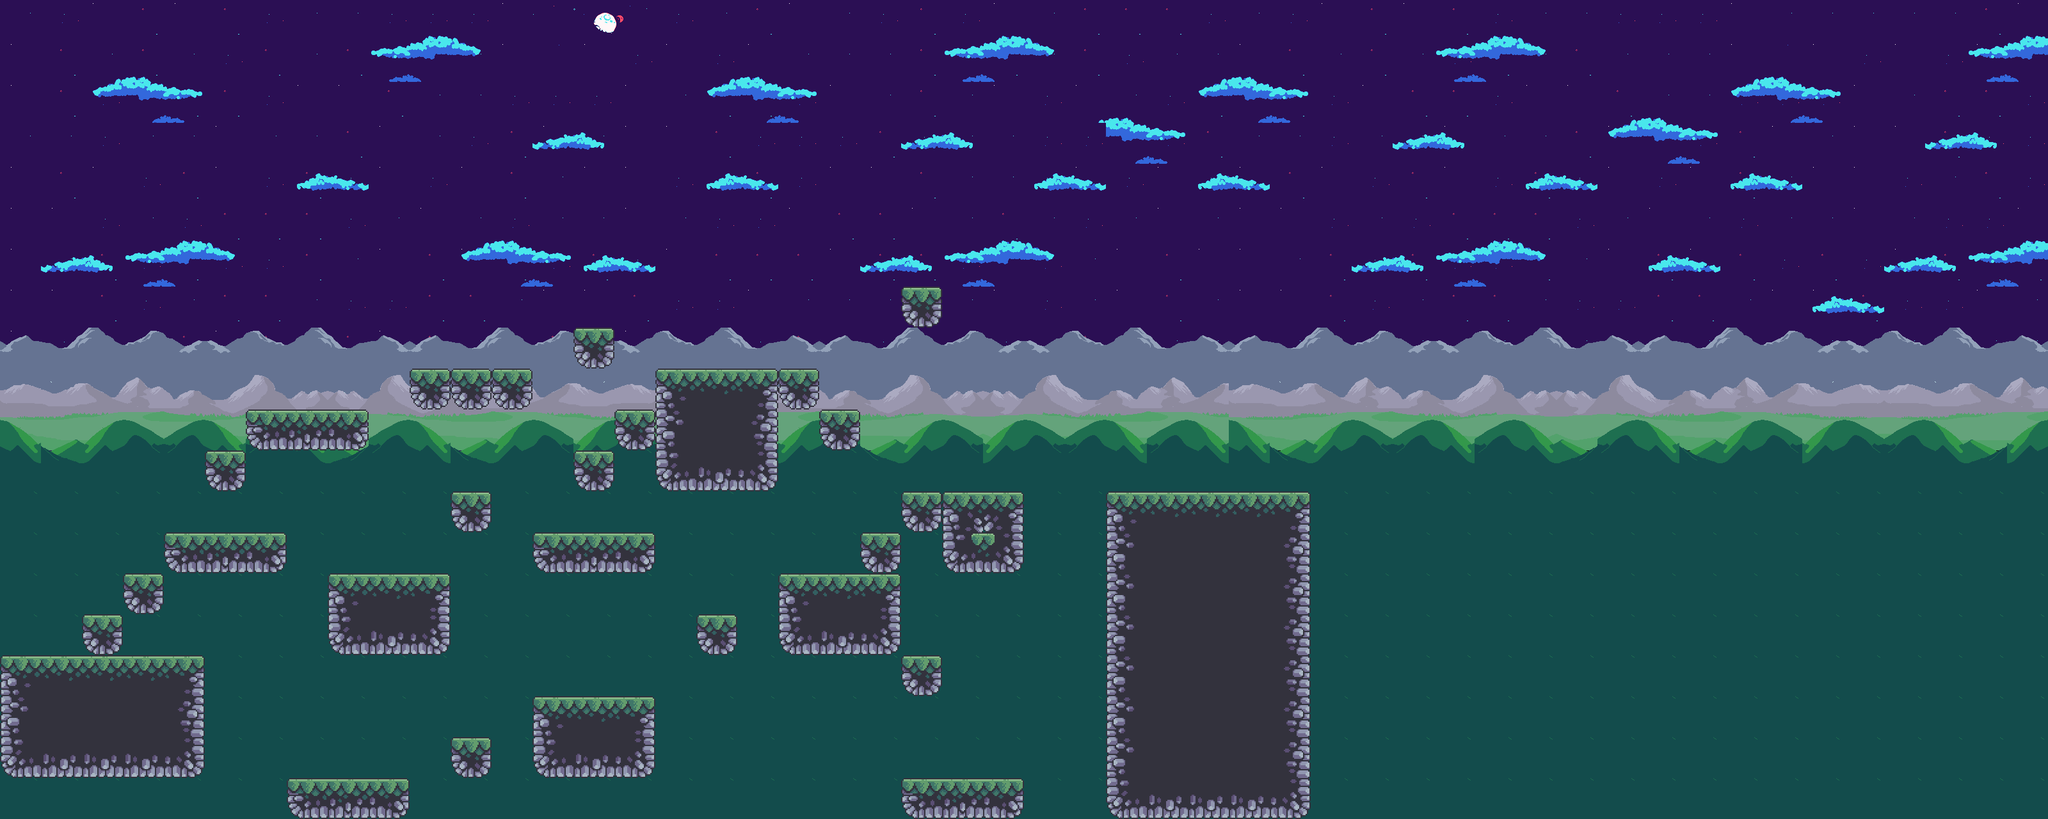

Tiled map render using the project's own tile images. Description and the map definition, with tile-layer contents summarised, below:
An orthogonal 50x20 tile map with 64x64 px tiles, 6 tile layers (BG 1, BG 2 (awan), BG 3 (rck mt), BG 4 (grass mt), ...), 19 tilesets and 75 objects (33x Grass, 12x Tree, 7x Fish, 5x Spike, 4x slime_3, ...).

<map version="1.10" tiledversion="1.10.2" orientation="orthogonal" renderorder="right-down" width="50" height="20" tilewidth="64" tileheight="64" infinite="0" nextlayerid="13" nextobjectid="188">
 <tileset firstgid="1" name="48x48 trees" tilewidth="48" tileheight="48" tilecount="4" columns="4">
  <image source="Stage Tiles/bahan/48x48 trees.png" width="192" height="48" />
 </tileset>
 <tileset firstgid="5" name="background_sky" tilewidth="64" tileheight="64" tilecount="10" columns="5">
  <image source="Stage Tiles/bahan/background_sky.png" width="360" height="180" />
 </tileset>
 <tileset firstgid="15" name="BGBack" tilewidth="64" tileheight="64" tilecount="40" columns="8">
  <image source="Stage Tiles/bahan/BGBack.png" width="512" height="320" />
 </tileset>
 <tileset firstgid="55" name="BGFront" tilewidth="64" tileheight="64" tilecount="40" columns="8">
  <image source="Stage Tiles/bahan/BGFront.png" width="512" height="320" />
 </tileset>
 <tileset firstgid="95" name="clouds" tilewidth="64" tileheight="64" tilecount="10" columns="5">
  <image source="Stage Tiles/bahan/clouds.png" width="360" height="180" />
 </tileset>
 <tileset firstgid="105" name="Grass Mountains" tilewidth="64" tileheight="64" tilecount="25" columns="5">
  <image source="Stage Tiles/bahan/Grass Mountains.png" width="320" height="320" />
 </tileset>
 <tileset firstgid="130" name="grass" tilewidth="64" tileheight="64" tilecount="5" columns="5">
  <image source="Stage Tiles/bahan/grass.png" width="320" height="64" />
 </tileset>
 <tileset firstgid="135" name="outside" tilewidth="64" tileheight="64" tilecount="48" columns="12">
  <image source="Stage Tiles/bahan/outside.png" width="768" height="256" />
 </tileset>
 <tileset firstgid="183" name="Rock Mountains" tilewidth="64" tileheight="64" tilecount="25" columns="5">
  <image source="Stage Tiles/bahan/Rock Mountains.png" width="320" height="320" />
 </tileset>
 <tileset firstgid="208" name="4_5_11zon" tilewidth="48" tileheight="48" tilecount="1" columns="1">
  <image source="Stage Tiles/spike gozy/11zon_resized/4_5_11zon.png" width="50" height="50" />
 </tileset>
 <tileset firstgid="209" name="16x32 trees" tilewidth="16" tileheight="32" tilecount="8" columns="4">
  <image source="Stage Tiles/bahan/16x32 trees.png" width="64" height="64" />
 </tileset>
 <tileset firstgid="217" name="5_11zon" tilewidth="64" tileheight="64" tilecount="1" columns="1">
  <image source="Stage Tiles/bahan/5_11zon.png" width="64" height="64" />
 </tileset>
 <tileset firstgid="218" name="9" tilewidth="16" tileheight="16" tilecount="3" columns="3">
  <image source="Stage Tiles/bahan/Bushes/9.png" width="61" height="25" />
 </tileset>
 <tileset firstgid="221" name="7" tilewidth="24" tileheight="24" tilecount="2" columns="2">
  <image source="Stage Tiles/bahan/Bushes/7.png" width="61" height="24" />
 </tileset>
 <tileset firstgid="223" name="1" tilewidth="32" tileheight="32" tilecount="2" columns="1">
  <image source="Stage Tiles/ayam/1.png" width="32" height="72" />
 </tileset>
 <tileset firstgid="225" name="1" tilewidth="57" tileheight="57" tilecount="2" columns="2">
  <image source="Stage Tiles/mukbang/1.png" width="115" height="62" />
 </tileset>
 <tileset firstgid="227" name="1" tilewidth="59" tileheight="59" tilecount="1" columns="1">
  <image source="Stage Tiles/snack/1.png" width="62" height="62" />
 </tileset>
 <tileset firstgid="228" name="2" tilewidth="64" tileheight="64" tilecount="4" columns="2">
  <image source="Stage Tiles/enemy/slime 2/2.png" width="141" height="140" />
 </tileset>
 <tileset firstgid="232" name="64 x 64 (canvas ngikut)" tilewidth="64" tileheight="64" tilecount="1" columns="1">
  <image source="Stage Tiles/rumah_2/64 x 64 (canvas ngikut).png" width="64" height="64" />
 </tileset>
 <layer id="1" name="BG 1" width="50" height="20">
  <data>[1000 cells, 801 non-empty, 8 distinct tile ids]</data>
 </layer>
 <layer id="2" name="BG 2 (awan)" width="50" height="20">
  <data>[1000 cells, 149 non-empty, 10 distinct tile ids]</data>
 </layer>
 <layer id="3" name="BG 3 (rck mt)" width="50" height="20">
  <data>[1000 cells, 130 non-empty, 10 distinct tile ids]</data>
 </layer>
 <layer id="4" name="BG 4 (grass mt)" width="50" height="20">
  <data>[1000 cells, 100 non-empty, 16 distinct tile ids]</data>
 </layer>
 <layer id="5" name="BG 5 (grass mt 2)" width="50" height="20">
  <data>[1000 cells, 500 non-empty, 6 distinct tile ids]</data>
 </layer>
 <objectgroup id="11" name="Object 2" visible="0">
  <object id="78" name="Tree" gid="1" x="294.667" y="832" width="116" height="116" />
  <object id="82" name="Tree" gid="3" x="916" y="1090" width="136" height="136" />
  <object id="83" name="Tree" gid="3" x="512" y="896" width="174" height="174" />
  <object id="84" name="Tree" gid="2" x="1027" y="583" width="202" height="202" />
  <object id="86" name="Tree" gid="212" x="448" y="1216" width="61" height="122" />
  <object id="88" name="Tree" gid="211" x="1408" y="1024" width="54" height="108" />
  <object id="89" name="Tree" gid="214" x="1402" y="456" width="76" height="152" />
  <object id="90" name="Tree" gid="2" x="1472" y="768" width="135" height="135" />
  <object id="91" name="Tree" gid="4" x="64" y="1024" width="208" height="208" />
  <object id="92" name="Tree" gid="3" x="350" y="648" width="258" height="258" />
  <object id="93" name="Tree" gid="1" x="654" y="576" width="168" height="168" />
  <object id="94" name="Tree" gid="209" x="704" y="1152" width="69" height="138" />
 </objectgroup>
 <layer id="8" name="Pijakan" width="50" height="20">
  <data>[1000 cells, 119 non-empty, 17 distinct tile ids]</data>
 </layer>
 <objectgroup id="6" name="Object">
  <object id="1" name="Grass" gid="130" x="0" y="1024" width="64" height="64" />
  <object id="2" name="Grass" gid="131" x="64" y="1024" width="64" height="64" />
  <object id="3" name="Grass" gid="132" x="128" y="1024" width="64" height="64" />
  <object id="4" name="Grass" gid="133" x="192" y="1024" width="64" height="64" />
  <object id="5" name="Grass" gid="134" x="256" y="1024" width="64" height="64" />
  <object id="22" name="Grass" gid="130" x="256" y="832" width="64" height="64" />
  <object id="23" name="Grass" gid="2147483779" x="320" y="832" width="64" height="64" />
  <object id="24" name="Grass" gid="131" x="384" y="832" width="64" height="64" />
  <object id="25" name="Grass" gid="130" x="512" y="896" width="64" height="64" />
  <object id="26" name="Grass" gid="131" x="576" y="896" width="64" height="64" />
  <object id="27" name="Grass" gid="132" x="640" y="896" width="64" height="64" />
  <object id="28" name="Grass" gid="131" x="384" y="640" width="64" height="64" />
  <object id="29" name="Grass" gid="131" x="448" y="640" width="64" height="64" />
  <object id="30" name="Grass" gid="131" x="512" y="640" width="64" height="64" />
  <object id="31" name="Grass" gid="131" x="640" y="576" width="64" height="64" />
  <object id="33" name="Grass" gid="131" x="768" y="576" width="64" height="64" />
  <object id="34" name="Grass" gid="133" x="832" y="832" width="64" height="64" />
  <object id="35" name="Grass" gid="133" x="896" y="832" width="64" height="64" />
  </objectgroup>
 <objectgroup id="12" name="Data">
  <!-- 1 objects omitted --></objectgroup>
</map>
<!-- 45 of 75 objects omitted -->
